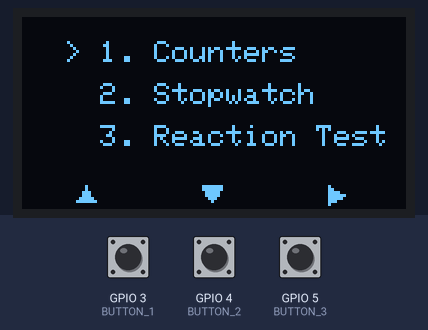
The sketch below on a simulated ESP32. Shown: 128×64 one-colour display. Inputs (shaded band) come from the test bench; at power-on: GPIO 3 (BUTTON_1) HIGH, GPIO 5 (BUTTON_3) HIGH, GPIO 4 (BUTTON_2) HIGH. Random numbers use the default seed unless the sketch sets one.

Above: at 1.2 s.
1.3 s: GPIO 3 (BUTTON_1) pulled LOW for 0.15 s
At 2.2 s:
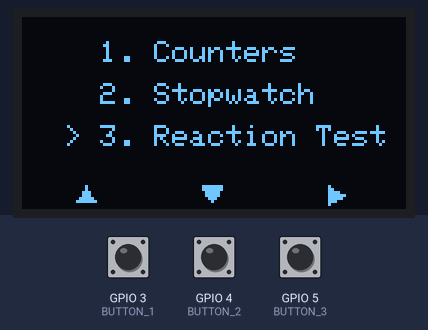
2.9 s: GPIO 5 (BUTTON_3) pulled LOW for 0.15 s
At 3.3 s:
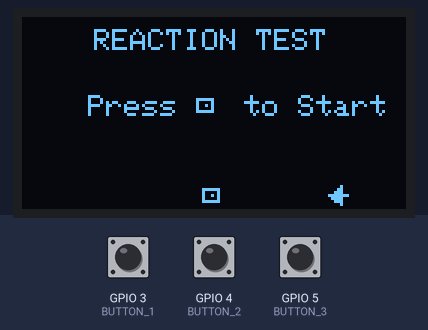
4.5 s: GPIO 4 (BUTTON_2) pulled LOW for 0.15 s
At 5.6 s:
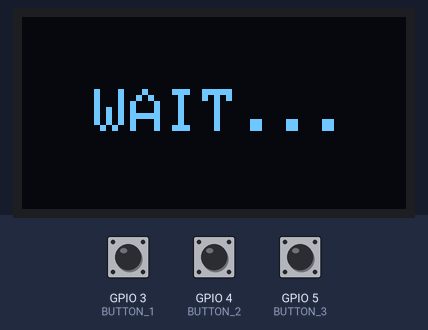
7.6 s: GPIO 3 (BUTTON_1) pulled LOW for 1 s
At 7.9 s:
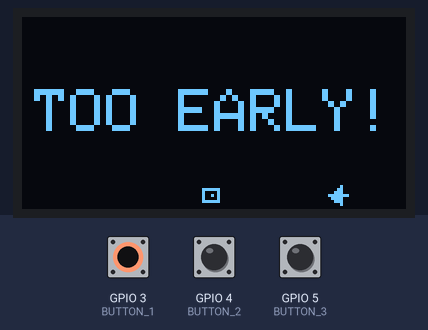
10.1 s: GPIO 4 (BUTTON_2) pulled LOW for 1 s
At 13.5 s:
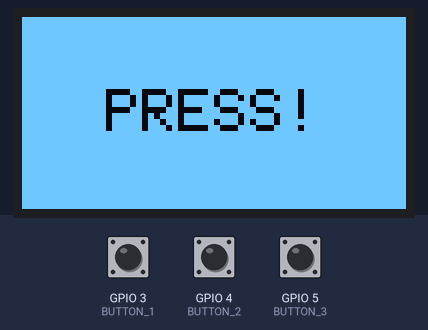
13.9 s: GPIO 3 (BUTTON_1) pulled LOW for 0.15 s
At 15.3 s:
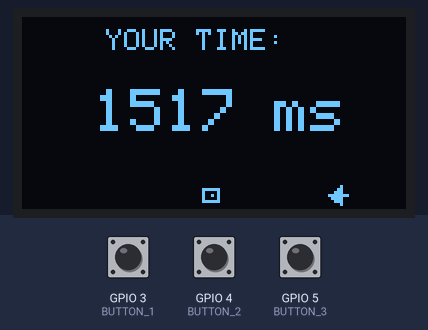
Timing chart, 0 to 16.5 s (numbered marks = the images above; inputs shaded):
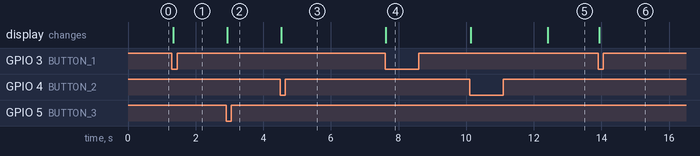

Measured:
- after the input at 1.3 s, the display: changes at once (image 1)
- after the input at 2.9 s, the display: changes at once (image 2)
- after the input at 4.5 s, the display: changes at once (image 3)
- after the input at 10.1 s, the display: first changes at once (image 5 shows a later state)
- after the input at 13.9 s, the display: changes at once (image 6)

The sketch:

sketch.ino
```cpp
#include <Wire.h>
#include <Adafruit_GFX.h>
#include <Adafruit_SSD1306.h>

#define SCREEN_WIDTH 128
#define SCREEN_HEIGHT 64
#define OLED_RESET    -1

#define OLED_SCL 6
#define OLED_SDA 7

#define BUTTON_1 3
#define BUTTON_2 4
#define BUTTON_3 5

Adafruit_SSD1306 display(SCREEN_WIDTH, SCREEN_HEIGHT, &Wire, OLED_RESET);

enum AppState { STATE_MENU, STATE_COUNTERS, STATE_STOPWATCH, STATE_REACTION };
AppState currentState = STATE_MENU;

enum IconType { ICON_UP, ICON_DOWN, ICON_SELECT, ICON_PLUS, ICON_PLAY, ICON_PAUSE, ICON_RESET, ICON_EXIT, ICON_READY, ICON_NONE };

int menuIndex = 0;

int count1 = 0;
int count2 = 0;

unsigned long swStartTime = 0;
unsigned long swElapsedTime = 0;
bool swRunning = false;

enum ReactionState { RX_IDLE, RX_WAITING, RX_GO, RX_RESULT, RX_EARLY };
ReactionState rxState = RX_IDLE;

unsigned long rxTargetTime = 0;
unsigned long rxStartTime = 0;
unsigned long rxScoreMs = 0;

bool lastBtn1 = HIGH;
bool lastBtn2 = HIGH;
bool lastBtn3 = HIGH;

void setup() {
  pinMode(BUTTON_1, INPUT_PULLUP);
  pinMode(BUTTON_2, INPUT_PULLUP);
  pinMode(BUTTON_3, INPUT_PULLUP);

  Wire.begin(OLED_SDA, OLED_SCL);

  if (!display.begin(SSD1306_SWITCHCAPVCC, 0x3C)) {
    if (!display.begin(SSD1306_SWITCHCAPVCC, 0x3D)) {
      for (;;);
    }
  }

  randomSeed(analogRead(0) + micros());

  display.setTextWrap(false);
  updateDisplay();
}

void loop() {
  bool btn1 = digitalRead(BUTTON_1);
  bool btn2 = digitalRead(BUTTON_2);
  bool btn3 = digitalRead(BUTTON_3);

  bool needRedraw = false;
  unsigned long now = millis();

  if (btn1 == LOW && lastBtn1 == HIGH) {
    if (currentState == STATE_MENU) {
      menuIndex = (menuIndex - 1 + 3) % 3;
      needRedraw = true;
    } else if (currentState == STATE_COUNTERS) {
      count1++;
      needRedraw = true;
    } else if (currentState == STATE_STOPWATCH) {
      if (swRunning) {
        swRunning = false;
        swElapsedTime = now - swStartTime;
      } else {
        swRunning = true;
        swStartTime = now - swElapsedTime;
      }
      needRedraw = true;
    } else if (currentState == STATE_REACTION) {
      if (rxState == RX_WAITING) {
        rxState = RX_EARLY;
        needRedraw = true;
      } else if (rxState == RX_GO) {
        rxScoreMs = now - rxStartTime;
        rxState = RX_RESULT;
        needRedraw = true;
      }
    }
  }

  if (btn2 == LOW && lastBtn2 == HIGH) {
    if (currentState == STATE_MENU) {
      menuIndex = (menuIndex + 1) % 3;
      needRedraw = true;
    } else if (currentState == STATE_COUNTERS) {
      count2++;
      needRedraw = true;
    } else if (currentState == STATE_STOPWATCH) {
      swRunning = false;
      swElapsedTime = 0;
      needRedraw = true;
    } else if (currentState == STATE_REACTION) {
      if (rxState == RX_IDLE || rxState == RX_RESULT || rxState == RX_EARLY) {
        rxState = RX_WAITING;
        rxTargetTime = now + random(2000, 5001);
        needRedraw = true;
      }
    }
  }

  if (btn3 == LOW && lastBtn3 == HIGH) {
    if (currentState == STATE_MENU) {
      if (menuIndex == 0) currentState = STATE_COUNTERS;
      else if (menuIndex == 1) currentState = STATE_STOPWATCH;
      else if (menuIndex == 2) {
        currentState = STATE_REACTION;
        rxState = RX_IDLE;
      }
    } else {
      currentState = STATE_MENU;
    }
    needRedraw = true;
  }

  lastBtn1 = btn1;
  lastBtn2 = btn2;
  lastBtn3 = btn3;

  if (currentState == STATE_REACTION && rxState == RX_WAITING) {
    if (now >= rxTargetTime) {
      rxState = RX_GO;
      rxStartTime = now;
      needRedraw = true;
    }
  }

  if (currentState == STATE_STOPWATCH && swRunning) {
    needRedraw = true;
  }

  if (needRedraw) {
    updateDisplay();
  }

  delay(10);
}

void drawIcon(int x, int y, IconType icon) {
  switch (icon) {
    case ICON_UP:
      display.fillTriangle(x + 3, y, x, y + 5, x + 6, y + 5, SSD1306_WHITE);
      break;
    case ICON_DOWN:
      display.fillTriangle(x, y, x + 6, y, x + 3, y + 5, SSD1306_WHITE);
      break;
    case ICON_SELECT:
      display.fillTriangle(x, y, x, y + 6, x + 5, y + 3, SSD1306_WHITE);
      break;
    case ICON_PLUS:
      display.drawFastHLine(x, y + 3, 7, SSD1306_WHITE);
      display.drawFastVLine(x + 3, y, 7, SSD1306_WHITE);
      break;
    case ICON_PLAY:
      display.fillTriangle(x + 1, y, x + 1, y + 6, x + 6, y + 3, SSD1306_WHITE);
      break;
    case ICON_PAUSE:
      display.fillRect(x + 1, y, 2, 6, SSD1306_WHITE);
      display.fillRect(x + 5, y, 2, 6, SSD1306_WHITE);
      break;
    case ICON_RESET:
      display.drawCircle(x + 3, y + 3, 3, SSD1306_WHITE);
      display.drawPixel(x + 3, y + 3, SSD1306_WHITE);
      break;
    case ICON_EXIT:
      display.fillTriangle(x, y + 3, x + 4, y, x + 4, y + 6, SSD1306_WHITE);
      display.drawFastHLine(x + 3, y + 3, 4, SSD1306_WHITE);
      break;
    case ICON_READY:
      display.drawRect(x, y + 1, 6, 5, SSD1306_WHITE);
      display.drawPixel(x + 3, y + 3, SSD1306_WHITE);
      break;
    case ICON_NONE:
      break;
  }
}

void drawBottomFooter(IconType icon1, IconType icon2, IconType icon3) {
  if (icon1 != ICON_NONE) drawIcon(18, 56, icon1);
  if (icon2 != ICON_NONE) drawIcon(60, 56, icon2);
  if (icon3 != ICON_NONE) drawIcon(102, 56, icon3);
}

void renderMenu() {
  display.setTextSize(1);
  display.setCursor(14, 8);
  if (menuIndex == 0) display.print("> "); else display.print("  ");
  display.print("1. Counters");

  display.setCursor(14, 22);
  if (menuIndex == 1) display.print("> "); else display.print("  ");
  display.print("2. Stopwatch");

  display.setCursor(14, 36);
  if (menuIndex == 2) display.print("> "); else display.print("  ");
  display.print("3. Reaction Test");

  drawBottomFooter(ICON_UP, ICON_DOWN, ICON_SELECT);
}

void renderCountersApp() {
  display.setTextSize(1);
  display.setCursor(32, 4);
  display.print("2x COUNTERS");

  display.setCursor(12, 26);
  display.print("C1: "); display.print(count1);

  display.setCursor(72, 26);
  display.print("C2: "); display.print(count2);

  drawBottomFooter(ICON_PLUS, ICON_PLUS, ICON_EXIT);
}

void renderStopwatchApp() {
  display.setTextSize(1);
  display.setCursor(38, 4);
  display.print("STOPWATCH");

  unsigned long totalMs = swRunning ? (millis() - swStartTime) : swElapsedTime;
  unsigned int mins = (totalMs / 60000) % 60;
  unsigned int secs = (totalMs / 1000) % 60;
  unsigned int hundredths = (totalMs / 10) % 100;

  display.setTextSize(2);
  display.setCursor(14, 24);

  if (mins < 10) display.print("0");
  display.print(mins);
  display.print(":");

  if (secs < 10) display.print("0");
  display.print(secs);
  display.print(".");

  if (hundredths < 10) display.print("0");
  display.print(hundredths);

  drawBottomFooter(swRunning ? ICON_PAUSE : ICON_PLAY, ICON_RESET, ICON_EXIT);
}

void renderReactionApp() {
  if (rxState == RX_IDLE) {
    display.setTextSize(1);
    display.setCursor(24, 4);
    display.print("REACTION TEST");

    display.setCursor(22, 26);
    display.print("Press ");
    drawIcon(58, 26, ICON_READY);
    display.setCursor(68, 26);
    display.print(" to Start");

    drawBottomFooter(ICON_NONE, ICON_READY, ICON_EXIT);
  }
  else if (rxState == RX_WAITING) {
    display.setTextSize(2);
    display.setCursor(24, 24);
    display.print("WAIT...");
  }
  else if (rxState == RX_GO) {
    display.fillRect(0, 0, 128, 64, SSD1306_WHITE);
    display.setTextColor(SSD1306_BLACK, SSD1306_WHITE);
    display.setTextSize(2);
    display.setCursor(28, 24);
    display.print("PRESS!");
  }
  else if (rxState == RX_RESULT) {
    display.setTextSize(1);
    display.setCursor(28, 4);
    display.print("YOUR TIME:");

    display.setTextSize(2);
    display.setCursor(24, 24);
    display.print(rxScoreMs);
    display.print(" ms");

    drawBottomFooter(ICON_NONE, ICON_READY, ICON_EXIT);
  }
  else if (rxState == RX_EARLY) {
    display.setTextSize(2);
    display.setCursor(4, 24);
    display.print("TOO EARLY!");

    drawBottomFooter(ICON_NONE, ICON_READY, ICON_EXIT);
  }
}

void updateDisplay() {
  display.clearDisplay();
  display.setTextColor(SSD1306_WHITE);

  if (currentState == STATE_MENU) {
    renderMenu();
  } else if (currentState == STATE_COUNTERS) {
    renderCountersApp();
  } else if (currentState == STATE_STOPWATCH) {
    renderStopwatchApp();
  } else if (currentState == STATE_REACTION) {
    renderReactionApp();
  }

  display.display();
}
```
